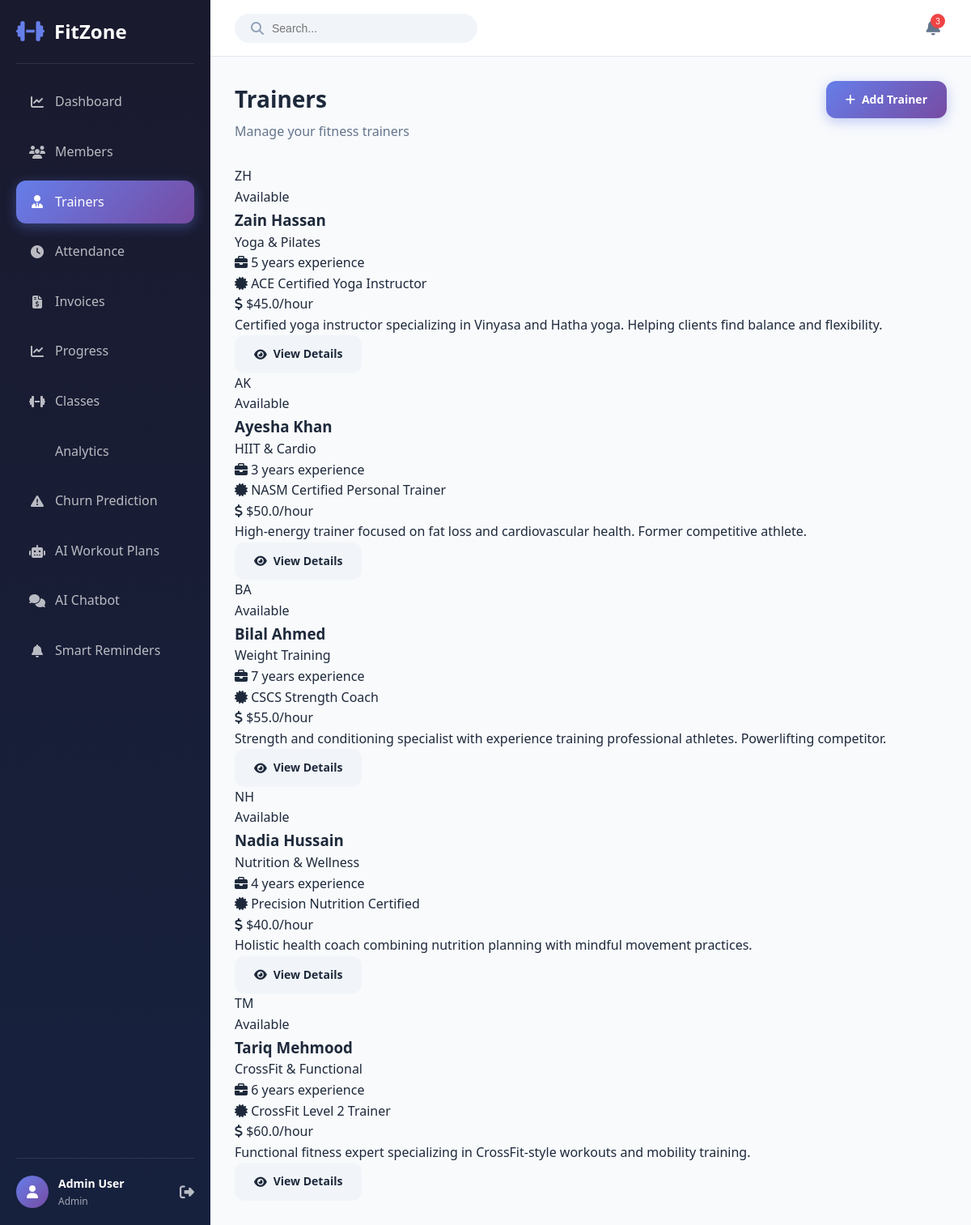
The page /trainers (signed in) on the database its author committed.
### models.py (models this page shows, shortened)
class User(UserMixin, db.Model):
    __tablename__ = 'users'
    id = db.Column(db.Integer, primary_key=True)
    email = db.Column(db.String(120), unique=True, nullable=False, index=True)
    password_hash = db.Column(db.String(256), nullable=False)
    first_name = db.Column(db.String(50), nullable=False)
    last_name = db.Column(db.String(50), nullable=False)
    role = db.Column(db.String(20), nullable=False, default='member')  # admin, trainer, member
    phone = db.Column(db.String(20))
    created_at = db.Column(db.DateTime, default=datetime.utcnow)
    updated_at = db.Column(db.DateTime, default=datetime.utcnow, onupdate=datetime.utcnow)
    is_active = db.Column(db.Boolean, default=True)
    profile_image = db.Column(db.String(255), default='default-avatar.png')
    member = db.relationship('Member', backref='user', uselist=False, lazy=True)
    trainer = db.relationship('Trainer', backref='user', uselist=False, lazy=True)

class Trainer(db.Model):
    __tablename__ = 'trainers'
    id = db.Column(db.Integer, primary_key=True)
    user_id = db.Column(db.Integer, db.ForeignKey('users.id'), nullable=False)
    specialization = db.Column(db.String(100))  # yoga, cardio, weight training, etc.
    experience_years = db.Column(db.Integer)
    certification = db.Column(db.String(255))
    bio = db.Column(db.Text)
    hourly_rate = db.Column(db.Float)
    is_available = db.Column(db.Boolean, default=True)
    created_at = db.Column(db.DateTime, default=datetime.utcnow)
    updated_at = db.Column(db.DateTime, default=datetime.utcnow, onupdate=datetime.utcnow)
    classes = db.relationship('Class', backref='trainer', lazy=True, cascade='all, delete-orphan')

### app.py (the view)
@app.route('/trainers')
@login_required
@role_required(['admin'])
def trainers():
    trainers_list = Trainer.query.join(User).filter(User.is_active == True).all()
    return render_template('trainers.html', trainers=trainers_list)

### app.py (called while the page is built)
@login_manager.user_loader
def load_user(user_id):
    return User.query.get(int(user_id))

def role_required(roles):
    def decorator(f):
        @wraps(f)
        def decorated_function(*args, **kwargs):
            if not current_user.is_authenticated:
                return redirect(url_for('login'))
            if current_user.role not in roles:
                flash('You do not have permission to access this page.', 'danger')
                return redirect(url_for('dashboard'))
            return f(*args, **kwargs)
        return decorated_function
    return decorator

### templates/trainers.html (shortened to what this page needs)
{% extends "base.html" %}
{% block content %}
<div class="page-container">
    <div class="page-header">
        <div class="header-content">
            <h1>Trainers</h1>
            <p>Manage your fitness trainers</p>
        </div>
        <div class="header-actions">
            <a href="{{ url_for('add_trainer') }}" class="btn btn-primary">
                <i class="fas fa-plus"></i>
                <span>Add Trainer</span>
            </a>
        </div>
    </div>
    <div class="trainers-grid">
        {% for trainer in trainers %}
        <div class="trainer-card">
            <div class="trainer-header">
                <div class="trainer-avatar">
                    {{ trainer.user.first_name[0] }}{{ trainer.user.last_name[0] }}
                </div>
                <div class="trainer-status {% if trainer.is_available %}available{% else %}unavailable{% endif %}">
                    {{ 'Available' if trainer.is_available else 'Unavailable' }}
                </div>
            </div>
            <div class="trainer-body">
                <h3>{{ trainer.user.first_name }} {{ trainer.user.last_name }}</h3>
                <p class="trainer-specialization">{{ trainer.specialization }}</p>
                <div class="trainer-details">
                    <div class="detail">
                        <i class="fas fa-briefcase"></i>
                        <span>{{ trainer.experience_years }} years experience</span>
                    </div>
                    <div class="detail">
                        <i class="fas fa-certificate"></i>
                        <span>{{ trainer.certification or 'Certified' }}</span>
                    </div>
                    <div class="detail">
                        <i class="fas fa-dollar-sign"></i>
                        <span>${{ trainer.hourly_rate }}/hour</span>
                    </div>
                </div>
                <p class="trainer-bio">{{ trainer.bio or 'No bio available.' }}</p>
            </div>
            <div class="trainer-footer">
                <a href="{{ url_for('trainer_detail', trainer_id=trainer.id) }}" class="btn btn-secondary">
                    <i class="fas fa-eye"></i>
                    View Details
                </a>
            </div>
        </div>
        {% endfor %}
    </div>
</div>
{% endblock %}

### templates/base.html (shortened to what this page needs)
<!DOCTYPE html>
<html lang="en">
<head>
    <link rel="stylesheet" href="{{ url_for('static', filename='css/style.css') }}">
    <link rel="stylesheet" href="https://cdnjs.cloudflare.com/ajax/libs/font-awesome/6.4.0/css/all.min.css">
</head>
<body>
    {% if current_user.is_authenticated %}
    <aside class="sidebar" id="sidebar">
        <div class="sidebar-header">
            <div class="logo">
                <i class="fas fa-dumbbell"></i>
                <span>FitZone</span>
            </div>
        </div>
        <nav class="sidebar-nav">
            <a href="{{ url_for('dashboard') }}" class="nav-item {% if request.endpoint == 'dashboard' %}active{% endif %}">
                <i class="fas fa-chart-line"></i>
                <span>Dashboard</span>
            </a>
            {% if current_user.role in ['admin', 'trainer'] %}
            <a href="{{ url_for('members') }}" class="nav-item {% if request.endpoint in ['members', 'member_detail', 'add_member', 'edit_member'] %}active{% endif %}">
                <i class="fas fa-users"></i>
                <span>Members</span>
            </a>
            {% endif %}
            {% if current_user.role == 'admin' %}
            <a href="{{ url_for('trainers') }}" class="nav-item {% if request.endpoint in ['trainers', 'trainer_detail', 'add_trainer'] %}active{% endif %}">
                <i class="fas fa-user-tie"></i>
                <span>Trainers</span>
            </a>
            {% endif %}
            <a href="{{ url_for('attendance') }}" class="nav-item {% if request.endpoint == 'attendance' %}active{% endif %}">
                <i class="fas fa-clock"></i>
                <span>Attendance</span>
            </a>
            <a href="{{ url_for('invoices') }}" class="nav-item {% if request.endpoint in ['invoices', 'create_invoice', 'pay_invoice'] %}active{% endif %}">
                <i class="fas fa-file-invoice-dollar"></i>
                <span>Invoices</span>
            </a>
            <a href="{{ url_for('progress') }}" class="nav-item {% if request.endpoint in ['progress', 'member_progress', 'add_progress'] %}active{% endif %}">
                <i class="fas fa-chart-line"></i>
                <span>Progress</span>
            </a>
            {% if current_user.role in ['admin', 'trainer'] %}
            <a href="{{ url_for('classes_list') }}" class="nav-item {% if request.endpoint in ['classes_list', 'add_class', 'edit_class'] %}active{% endif %}">
                <i class="fas fa-dumbbell"></i>
                <span>Classes</span>
            </a>
            {% endif %}
             {% if current_user.role == 'admin' %}
             <a href="{{ url_for('analytics') }}" class="nav-item {% if request.endpoint == 'analytics' %}active{% endif %}">
                 <span>Analytics</span>
             </a>
             {% endif %}
             {% if current_user.role == 'admin' %}
             <a href="{{ url_for('churn_prediction') }}" class="nav-item {% if request.endpoint in ['churn_prediction', 'member_churn_details', 'retrain_churn_model'] %}active{% endif %}">
                 <i class="fas fa-exclamation-triangle"></i>
                 <span>Churn Prediction</span>
             </a>
             {% endif %}
            <a href="{{ url_for('workout_plans') }}" class="nav-item {% if request.endpoint in ['workout_plans', 'workout_plan_detail'] %}active{% endif %}">
                <i class="fas fa-robot"></i>
                <span>AI Workout Plans</span>
            </a>
            <a href="{{ url_for('chatbot_page') }}" class="nav-item {% if request.endpoint == 'chatbot_page' %}active{% endif %}">
                <i class="fas fa-comments"></i>
                <span>AI Chatbot</span>
            </a>
            {% if current_user.role == 'admin' %}
            <a href="{{ url_for('payment_reminders') }}" class="nav-item {% if request.endpoint == 'payment_reminders' %}active{% endif %}">
                <i class="fas fa-bell"></i>
                <span>Smart Reminders</span>
            </a>
            {% endif %}
        </nav>
        <div class="sidebar-footer">
            <div class="user-info">
                <div class="user-avatar">
                    <i class="fas fa-user"></i>
                </div>
                <div class="user-details">
                    <span class="user-name">{{ current_user.first_name }} {{ current_user.last_name }}</span>
                    <span class="user-role">{{ current_user.role|title }}</span>
                </div>
            </div>
            <a href="{{ url_for('logout') }}" class="logout-btn">
                <i class="fas fa-sign-out-alt"></i>
            </a>
        </div>
    </aside>
    <main class="main-content">
        <header class="top-header">
            <div class="header-search">
                <i class="fas fa-search"></i>
                <input type="text" placeholder="Search...">
            </div>
            <div class="header-actions">
                <button class="notification-btn">
                    <i class="fas fa-bell"></i>
                    <span class="notification-badge">3</span>
                </button>
            </div>
        </header>
        <div class="content-wrapper">
            {% block content %}{% endblock %}
        </div>
    </main>
    {% endif %}
</body>
</html>

### rows shown on the page
User: first_name "Admin", last_name "User", role "Admin"
Trainer: user "Z", user "H", is_available "Available", user.first_name "Zain", user.last_name "Hassan", specialization "Yoga & Pilates", experience_years "5", certification "ACE Certified Yoga Instructor", hourly_rate "45.0", bio "Certified yoga instructor specializing in Vinyasa and Hatha yoga. Helping clients find balance and flexibility."
Trainer: user "A", user "K", is_available "Available", user.first_name "Ayesha", user.last_name "Khan", specialization "HIIT & Cardio", experience_years "3", certification "NASM Certified Personal Trainer", hourly_rate "50.0", bio "High-energy trainer focused on fat loss and cardiovascular health. Former competitive athlete."
Trainer: user "B", user "A", is_available "Available", user.first_name "Bilal", user.last_name "Ahmed", specialization "Weight Training", experience_years "7", certification "CSCS Strength Coach", hourly_rate "55.0", bio "Strength and conditioning specialist with experience training professional athletes. Powerlifting competitor."
Trainer: user "N", user "H", is_available "Available", user.first_name "Nadia", user.last_name "Hussain", specialization "Nutrition & Wellness", experience_years "4", certification "Precision Nutrition Certified", hourly_rate "40.0", bio "Holistic health coach combining nutrition planning with mindful movement practices."
Trainer: user "T", user "M", is_available "Available", user.first_name "Tariq", user.last_name "Mehmood", specialization "CrossFit & Functional", experience_years "6", certification "CrossFit Level 2 Trainer", hourly_rate "60.0", bio "Functional fitness expert specializing in CrossFit-style workouts and mobility training."
